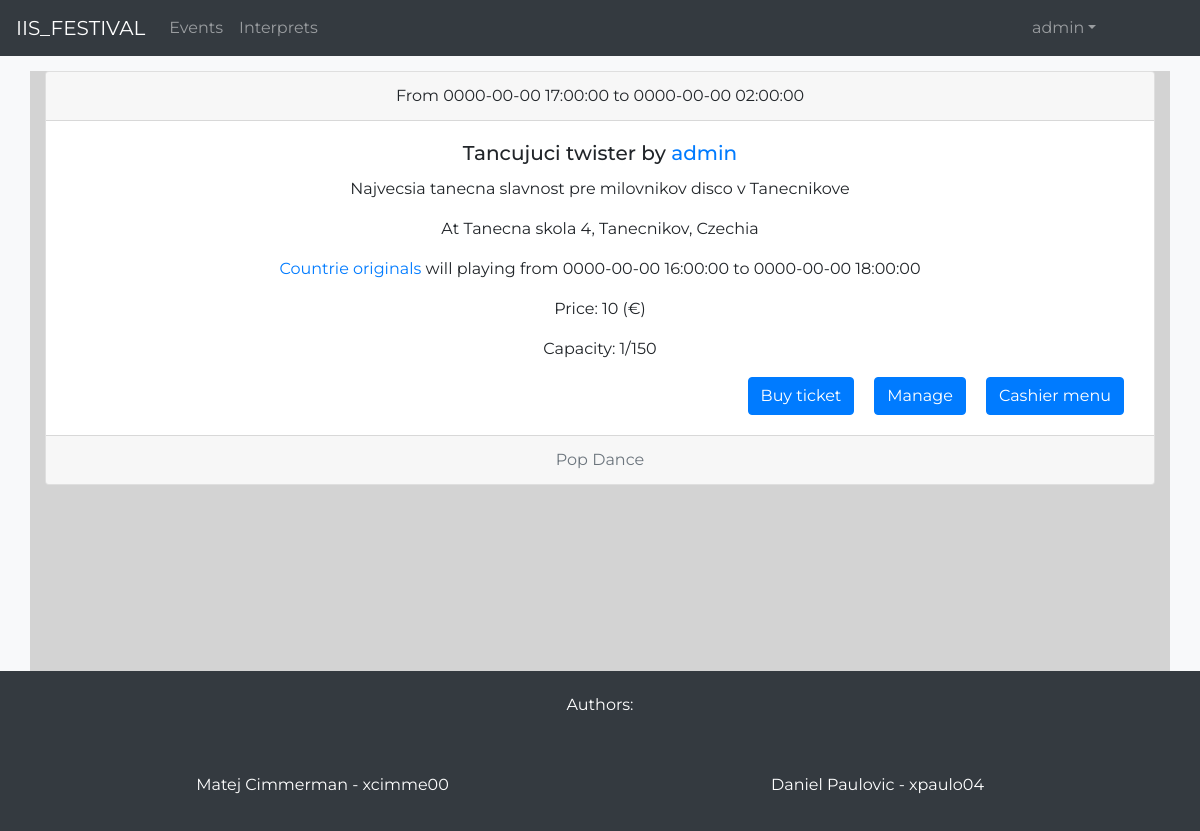
The app's page /event.php?id=2 (signed in), older data.
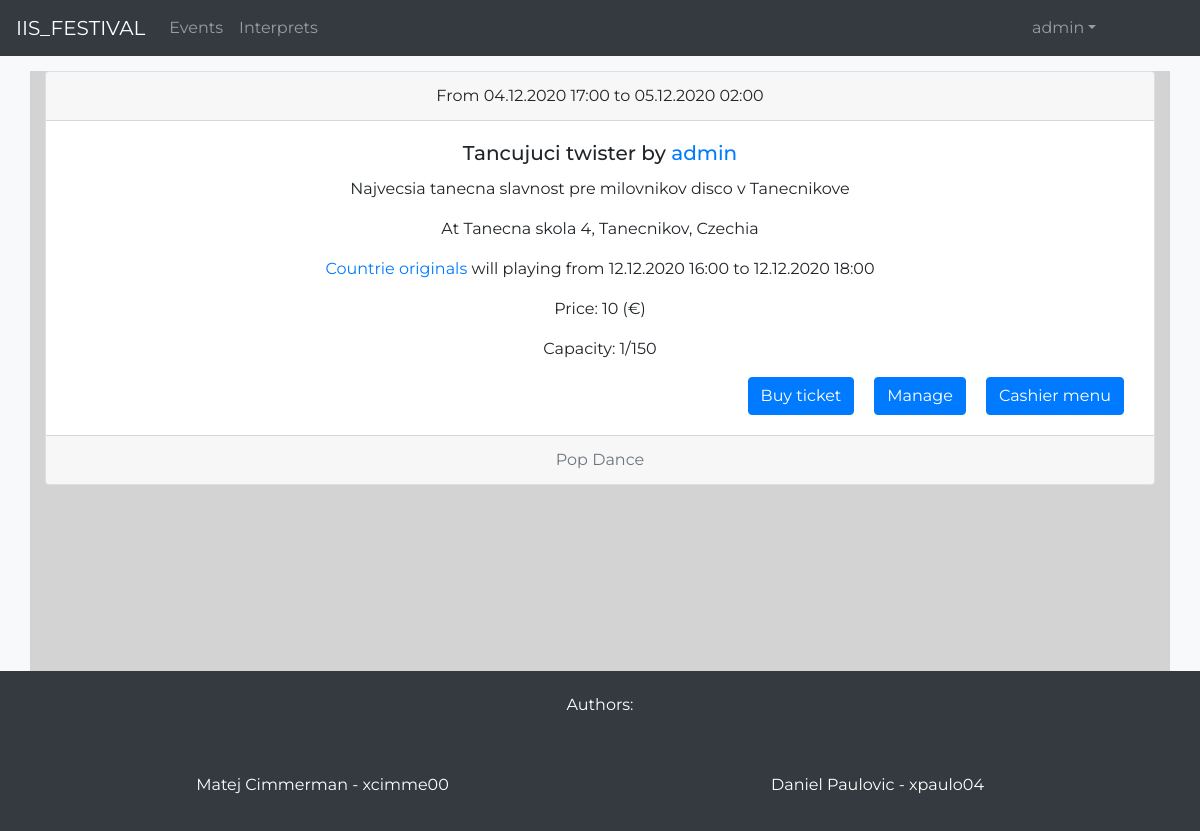
The same page, newer data.
### tables this page shows
CREATE TABLE EVENTS (
    EventID int PRIMARY KEY AUTO_INCREMENT NOT NULL,
    Name varchar(128) NOT NULL,
    Describtion varchar(255),
    Address varchar(128) NOT NULL,
    Start_date varchar(32) NOT NULL,
    Start_time varchar(32) NOT NULL,
    End_date varchar(32) NOT NULL,
    End_time varchar(32) NOT NULL,
    Price float(24) NOT NULL,
    Capacity int NOT NULL,
    Reserved int NOT NULL,
    MaxCapacity int NOT NULL,
    UserID int NOT NULL,
    FOREIGN KEY (UserID) REFERENCES USERS(UserID)
);

CREATE TABLE EVENT_INTERPRETS (
    EventID int,
    InterpretID int,
    Stage_name varchar(16),
    Start_time varchar(32),
    Start_date varchar(32),
    End_time varchar(32),
    End_date varchar(32),
    FOREIGN KEY (EventID) REFERENCES EVENTS(EventID),
    FOREIGN KEY (EventID) REFERENCES INTERPRET(InterpretID)
);

### src/php/includes/general_functions.include.php (called while the page is built, shortened)
<?php
function user_exists_byid($conn, $id)
{
    $sql = "SELECT * FROM USERS WHERE UserID = ?;";
    $stmt = mysqli_stmt_init($conn);
    if(!mysqli_stmt_prepare($stmt, $sql))
    {
        header("location: ../../event.php?error=stmt_failed");
        exit();
    }
    mysqli_stmt_bind_param($stmt, "i", $id);
    mysqli_stmt_execute($stmt);
    $result_date = mysqli_stmt_get_result($stmt);
    if($row = mysqli_fetch_assoc($result_date))
    {
        return $row;
    }
    else
    {
        $result = false;
        return $result;
    }
}
function event_exists_byid($conn, $id)
{
    $sql = "SELECT * FROM EVENTS WHERE EventID = ?;";
    $stmt = mysqli_stmt_init($conn);
    if(!mysqli_stmt_prepare($stmt, $sql))
    {
        header("location: ../../event.php?error=stmt_failed");
        exit();
    }
    mysqli_stmt_bind_param($stmt, "i", $id);
    mysqli_stmt_execute($stmt);
    $result = mysqli_stmt_get_result($stmt);
    if($row = mysqli_fetch_assoc($result))
    {
        return $row;
    }
    else
    {
        $result = false;
        return $result;
    }
}
function interpret_exists_byid($conn, $id)
{
    $sql = "SELECT * FROM INTERPRET WHERE InterpretID = ?;";
    $stmt = mysqli_stmt_init($conn);
    if(!mysqli_stmt_prepare($stmt, $sql))
    {
        header("location: ../../interpret.php?error=stmt_failed");
        exit();
    }
    mysqli_stmt_bind_param($stmt, "s", $id);
    mysqli_stmt_execute($stmt);
    $result = mysqli_stmt_get_result($stmt);
    if($row = mysqli_fetch_assoc($result))
    {
        return $row;
    }
    else
    {
        $result = false;
        return $result;
    }
}
function get_genre_byid($conn, $genre_id)
{
    $sql = "SELECT * FROM GENRE WHERE GenreID = ?;";
    $stmt = mysqli_stmt_init($conn);
    if(!mysqli_stmt_prepare($stmt, $sql))
    {
        header("location: ../../create_event.php?error=stmt_failed");
        exit();
    }
    mysqli_stmt_bind_param($stmt, "i", $genre_id);
    mysqli_stmt_execute($stmt);
    $result = mysqli_stmt_get_result($stmt);
    if($row = mysqli_fetch_assoc($result))
    {
        return $row;
    }
    else
    {
        $result = false;
        return $result;
    }
}
function get_allevents_genres($conn, $event_id)
{
    $sql = "SELECT * FROM EVENT_GENRES WHERE EventID = $event_id;";
    $stmt = mysqli_query($conn, $sql);
    $data = array();
    while ($row = mysqli_fetch_array($stmt)) {
        $data[] = $row;
    }
    return $data;
}
function get_allevents_interprets($conn, $event_id)
{
    $sql = "SELECT * FROM EVENT_INTERPRETS WHERE EventID = $event_id;";
    $stmt = mysqli_query($conn, $sql);
    $data = array();
    while ($row = mysqli_fetch_array($stmt)) {
        $data[] = $row;
    }
    return $data;
}

### src/event.php (the view)
<?php
    include_once 'header.php';
?>
    <div class="container fullscreen-container">
        <?php
            if(isset($_GET["id"]))
            {
                require_once 'php/includes/database_handler.include.php';
                require_once 'php/includes/general_functions.include.php';
                if($event = event_exists_byid($conn, $_GET["id"]))
                {
                    $evetname = $event["Name"];
                    $describtion =  $event["Describtion"];
                    $address =  $event["Address"];
                    $starts = $event["Start_date"]." ".$event["Start_time"];
                    $ends = $event["End_date"]." ".$event["End_time"];
                    $capacity = $event["Capacity"]."/".$event["MaxCapacity"];
                    $price =  $event["Price"];
                    $creatorID = $event["UserID"];
                    $creator = user_exists_byid($conn, $creatorID);
                    $creatorUsername = $creator["Username"];
                    $all_interprets = get_allevents_interprets($conn, $_GET["id"]);
                    $interprets_info = "";
                    foreach($all_interprets as $intid):
                        $int = interpret_exists_byid($conn, $intid["InterpretID"]);
                        $intname = $int["Name"];
                        $int_id = $int["InterpretID"];
                        $starts_playing = $intid["Start_date"] . " " . $intid["Start_time"];
                        $ends_playing = $intid["End_date"] . " " . $intid["End_time"];
                        $interprets_info = $interprets_info . "<p class=\"card-text\"><a href=\"interpret.php?id=$int_id\">$intname</a> will playing from $starts_playing to $ends_playing</p>";
                    endforeach;
                    $all_genres = get_allevents_genres($conn, $_GET["id"]);
                    $genres = "";
                    foreach($all_genres as $genreid):
                        $genre = get_genre_byid($conn, $genreid["GenreID"]);
                        $genres = $genres . " " . $genre["GenreName"];
                    endforeach;
                    echo "
                    <div class=\"card text-center\">
                        <div class=\"card-header\">
                            From $starts to $ends
                        </div>
                        <div class=\"card-body\">
                            <h5 class=\"card-title\">$evetname by <a href=\"profile.php?user=$creatorUsername\" class=\"\">$creatorUsername</a></h5>
                            <p class=\"card-text\">$describtion</p>
                            <p class=\"card-text\">At $address</p>
                            $interprets_info
                            <p class=\"card-text\">Price: $price (&euro;)</p>
                            <p class=\"card-text\">Capacity: $capacity</p>
                            <div class=\"text-right\">
                        ";
                            $event_id = $_GET["id"];
                            if(isset($_SESSION["UserID"]))
                            {
                                echo "<a href=\"buy_ticket.php?id=$event_id\" class=\"btn btn-primary event-btn\">Buy ticket</a>";
                            }
                            if(($_SESSION["UserID"] == $creatorID) || (isset($_SESSION["admin"])))
                            {
                                echo "<a href=\"manage_event.php?id=$event_id\" class=\"btn btn-primary event-btn\">Manage</a>";
                            }
                            if(($_SESSION["UserID"] == $creatorID) || (is_cashier($conn, $event_id, $_SESSION["UserID"])) || (isset($_SESSION["admin"])))
                            {
                                echo "<a href=\"cashier_panel.php?id=$event_id\" class=\"btn btn-primary event-btn\">Cashier menu</a>";
                            }
                        echo "
                            </div>
                        </div>
                        <div class=\"card-footer text-muted\">
                            $genres
                        </div>
                    </div>
                    ";
                }
                else
                {
                    echo "<p>Event doesnt exist.</p>";
                }
            }
            else
            {
                echo "<p>Event not found.</p>";
            }
        ?>
    </div>
<?php
    include_once 'footer.php';
?>

Row changes from the older to the newer data that the page shows:
changed events "Tancujuci twister": starts "0000-00-00 17:00:00" → "04.12.2020 17:00"; ends "0000-00-00 02:00:00" → "05.12.2020 02:00"
changed event_interprets: starts_playing "0000-00-00 16:00:00" → "12.12.2020 16:00"; ends_playing "0000-00-00 18:00:00" → "12.12.2020 18:00"
